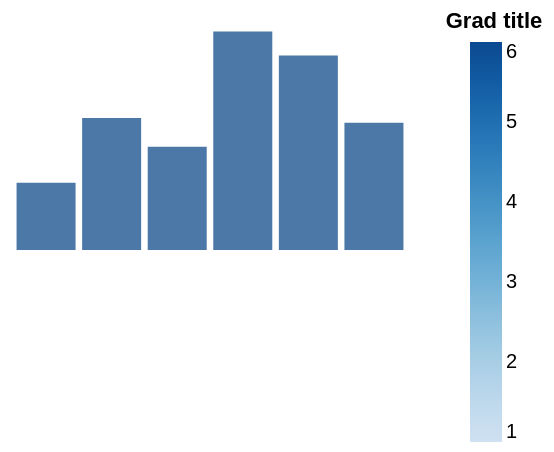

The Vega-Lite source for this figure:
### Vega specification from a JSON file in a GitHub repository (floating-point values rounded to 4 significant figures)
{"width": 200, "height": 120, "padding": 5, "data": [{"name": "t", "values": [{"a": "Alpha", "b": 28, "c": "x", "d": 1}, {"a": "Bravo", "b": 55, "c": "y", "d": 2}, {"a": "Charlie", "b": 43, "c": "x", "d": 3}, {"a": "Delta", "b": 91, "c": "z", "d": 4}, {"a": "Echo", "b": 81, "c": "y", "d": 5}, {"a": "Foxtrot", "b": 53, "c": "z", "d": 6}]}], "scales": [{"name": "x", "type": "band", "domain": {"data": "t", "field": "a"}, "range": "width", "padding": 0.1}, {"name": "y", "type": "linear", "domain": {"data": "t", "field": "b"}, "range": "height", "nice": true}, {"name": "color", "type": "ordinal", "domain": {"data": "t", "field": "c"}, "range": {"scheme": "category10"}}, {"name": "ramp", "type": "linear", "domain": {"data": "t", "field": "d"}, "range": {"scheme": "blues"}}, {"name": "size", "type": "linear", "domain": {"data": "t", "field": "b"}, "range": [10, 200]}, {"name": "shape", "type": "ordinal", "domain": {"data": "t", "field": "c"}, "range": "symbol"}, {"name": "quant", "type": "quantize", "domain": [0, 100], "range": {"scheme": "greens", "count": 4}}], "marks": [{"type": "rect", "from": {"data": "t"}, "encode": {"enter": {"x": {"scale": "x", "field": "a"}, "width": {"scale": "x", "band": 1}, "y": {"scale": "y", "field": "b"}, "y2": {"scale": "y", "value": 0}}}}], "legends": [{"fill": "ramp", "type": "gradient", "title": "Grad title", "titleOrient": "top", "titleAnchor": "middle", "orient": "right"}]}
